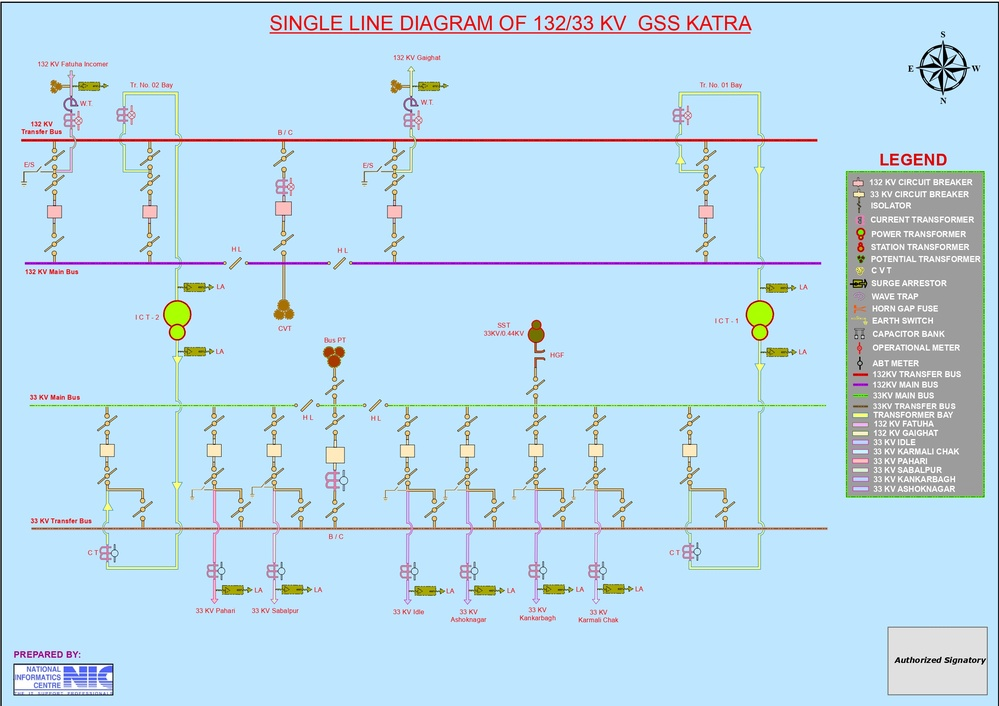
#> input picture data/real/katra.jpg, 999 x 706 px, shrunk from 2480 x 1754 before the run
$ python -i line_detector.py   (imports and definitions only)
#> lines starting #> are read from the running program, lines starting #| are printed output that depends on the picture; after the words box and inside, x2 and y2 are one past the last pixel; in counts of white or black regions, pixels touching at a corner belong together
"""Line and connection detection for SLD graphs."""
from __future__ import annotations
import cv2
import numpy as np
from typing import NamedTuple

class DetectedLine(NamedTuple):
    x1: int; y1: int; x2: int; y2: int
    angle: float
    length: float
    layer: str = "default"

class LineDetector:
    """Detect electrical connection lines using morphological ops + Hough transform.

    Optimized for thin-line SLD drawings. Busbars appear as thick horizontal/vertical
    rectangles; feeder wires are thinner diagonal or orthogonal lines.
    """

    def __init__(
        self,
        min_line_length: int = 30,
        max_line_gap: int = 10,
        canny_low: int = 50,
        canny_high: int = 150,
        hough_threshold: int = 50,
        busbar_thickness: int = 8,
    ):
        self.min_line_length = min_line_length
        self.max_line_gap = max_line_gap
        self.canny_low = canny_low
        self.canny_high = canny_high
        self.hough_threshold = hough_threshold
        self.busbar_thickness = busbar_thickness

    def detect_lines(self, binary_image: np.ndarray) -> list[DetectedLine]:
        """Detect lines from binary image. Returns oriented line segments."""
        edges = cv2.Canny(
            binary_image, self.canny_low, self.canny_high, apertureSize=3
        )
        kernel = cv2.getStructuringElement(cv2.MORPH_RECT, (3, 3))
        edges = cv2.dilate(edges, kernel, iterations=1)
        lines = cv2.HoughLinesP(
            edges,
            rho=1,
            theta=np.pi / 180,
            threshold=self.hough_threshold,
            minLineLength=self.min_line_length,
            maxLineGap=self.max_line_gap,
        )
        if lines is None:
            return []
        result = []
        for line in lines:
            x1, y1, x2, y2 = line[0]
            length = np.hypot(x2 - x1, y2 - y1)
            angle = np.arctan2(y2 - y1, x2 - x1) * 180 / np.pi
            result.append(DetectedLine(x1, y1, x2, y2, angle, length))
        return result

    # [16 lines left out: function detect_busbars, not called in this run]

    def snap_to_grid(self, value: float, grid_size: int = 10) -> float:
        return round(value / grid_size) * grid_size

    # [42 lines left out: functions snap_endpoint_to_nearest_component, build_connections, not called in this run]

>>> import cv2
>>> picture = cv2.imread('../../data/real/katra.jpg', cv2.IMREAD_GRAYSCALE)
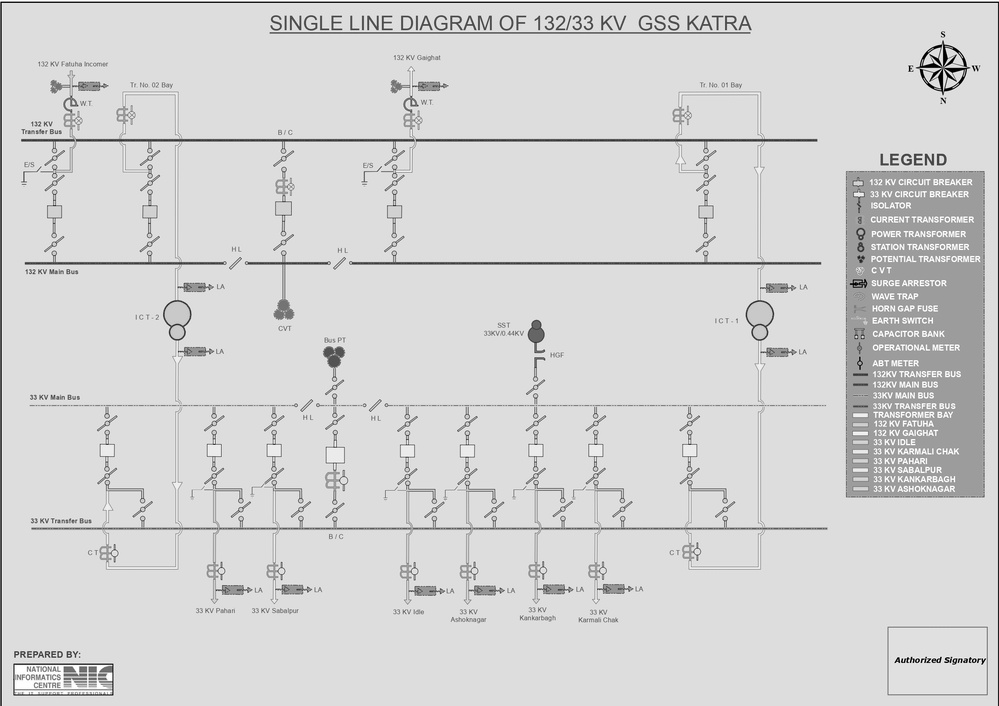
#> picture: shape (706, 999); min 0, max 255, mean 211.9
>>> result = LineDetector().detect_lines(picture)
#> in detect_lines, `edges = cv2.Canny( binary_image, self.canny_low, self.canny_high, aper..`:
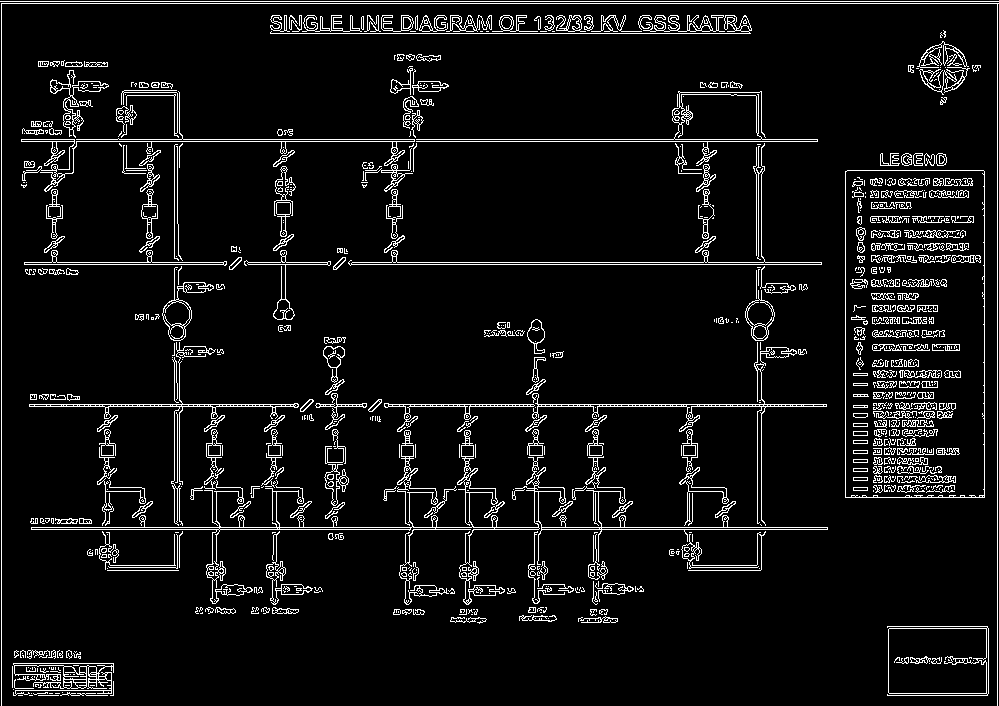
#> edges: shape (706, 999); 6.7% white in thin lines or dots
#> in detect_lines, `edges = cv2.dilate(edges, kernel, iterations=1)`:
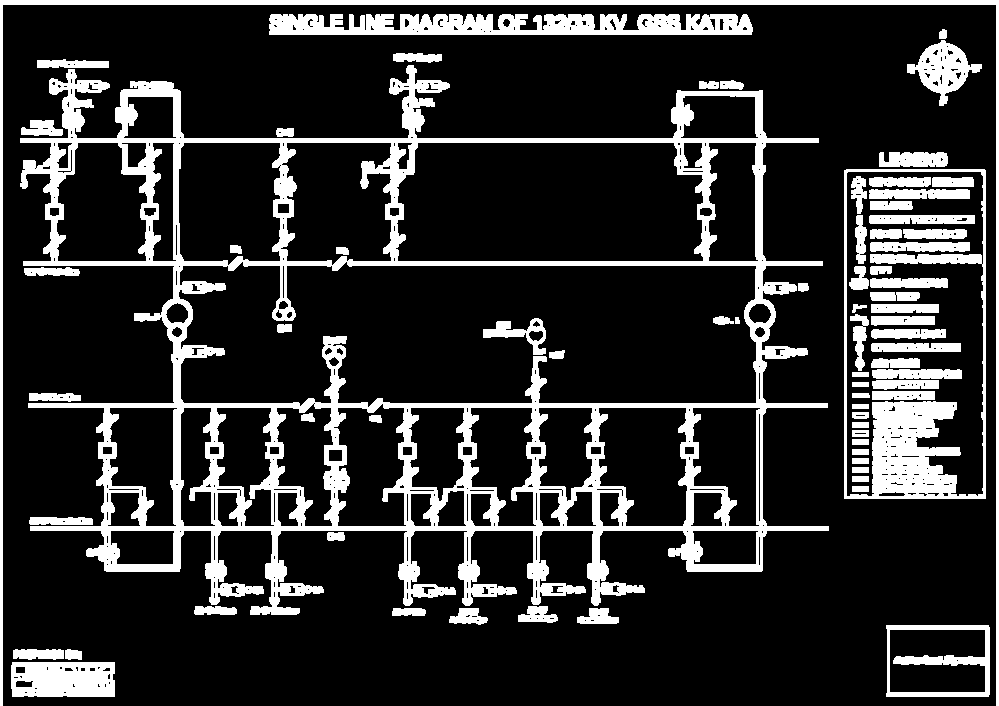
#> edges: shape (706, 999); 18.1% white; 73 white regions, largest, box (x1, y1, x2, y2) and area: (20, 65, 829, 615) 68897, (844, 169, 986, 499) 10452, (0, 0, 999, 706) 9201
#> in detect_lines, `lines = cv2.HoughLinesP( edges, rho=1, theta=np.pi / 180, threshold=se..`: lines = 966 rows, first 6: [0, 3, 998, 3], [28, 407, 827, 407], [0, 0, 998, 0], [0, 2, 998, 2], [23, 264, 822, 264], [23, 261, 822, 261]
#> the loop in detect_lines, `for line in lines:` made 966 passes
#> (x1, y1, x2, y2, length, angle) on passes 1 to 3: (0, 3, 998, 3, 998, 0), (28, 407, 827, 407, 799, 0), (0, 0, 998, 0, 998, 0)
#> after the loop in detect_lines, `for line in lines:`: result = 966 items
#> result = 966 items
